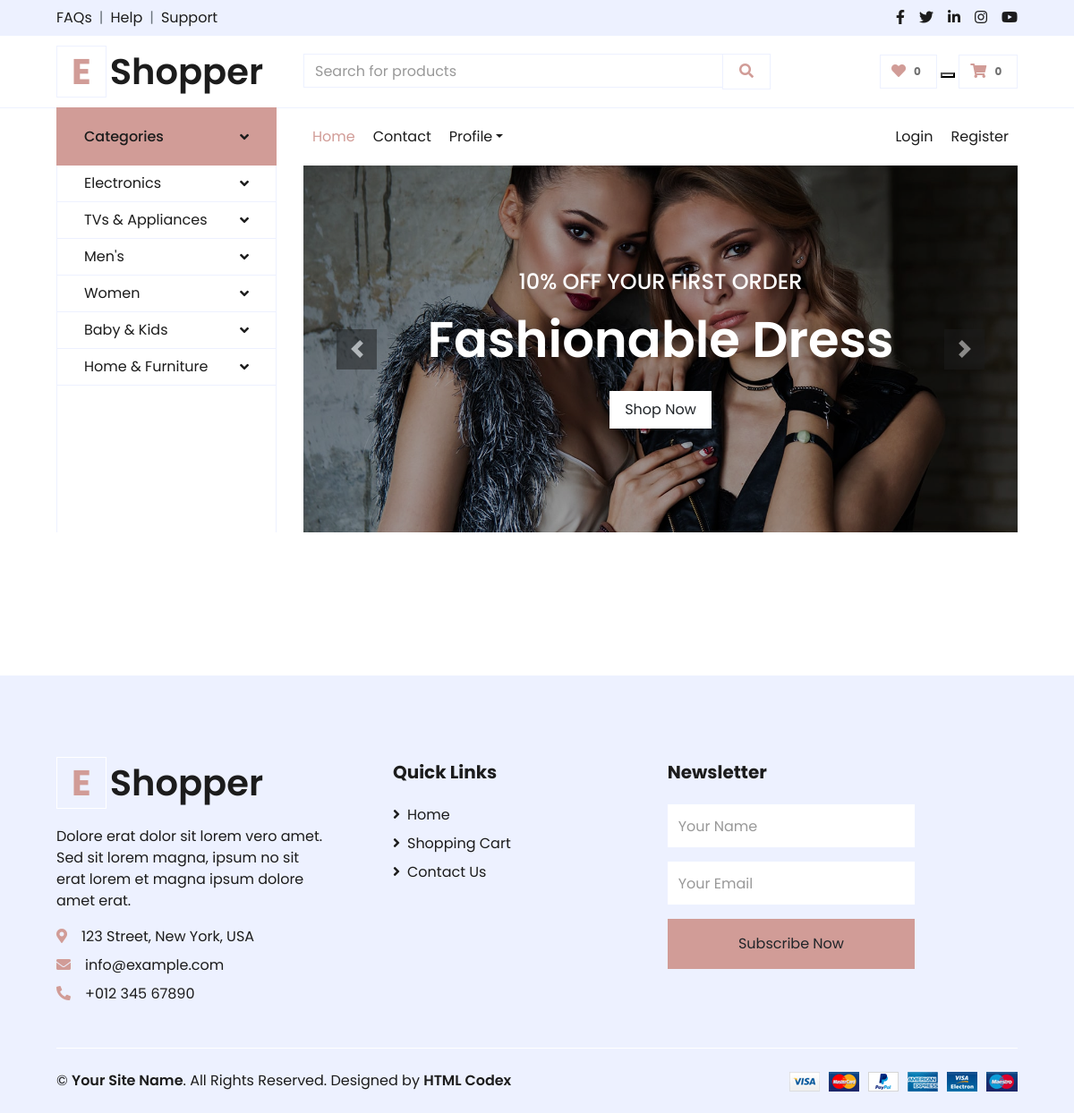
The app's page /search/ with its own data.
### myapp/models.py (models this page shows, shortened)
class Category(models.Model):
    category_name = models.CharField(max_length=255)
    description = models.TextField()
    create_date = models.DateTimeField(auto_now_add=True)
    update_date = models.DateTimeField(auto_now=True)

### myapp/views.py (the view, shortened to what this page needs)
# urls.py: path('search/',views.SearchView.as_view(),name='search'),
class SearchView(View):
    def get(self,request,*args, **kwargs):
        categories = Category.objects.all()
        context = {
                'categories' : categories,
        }
        return render(request, "myapp/search.html",context)

### myapp/templates/myapp/search.html (shortened to what this page needs)
{% extends 'myapp/base.html' %}
{% load static %}
{% block body %}
<div class="container-fluid pt-5">
       <div class="row px-xl-5 pb-3">
       </div>
   </div>
{% endblock body %}

### myapp/templates/myapp/base.html (shortened to what this page needs)
{% load static %}
<!DOCTYPE html>
<html lang="en">
<head>
    <link href="https://cdnjs.cloudflare.com/ajax/libs/font-awesome/5.10.0/css/all.min.css" rel="stylesheet">
    <link href="lib/owlcarousel/assets/owl.carousel.min.css" rel="stylesheet">
    <link href="{% static 'website/css/style.css' %}" rel="stylesheet">
</head>
<body>
    <div class="container-fluid">
        <div class="row bg-secondary py-2 px-xl-5">
            <div class="col-lg-6 d-none d-lg-block">
                <div class="d-inline-flex align-items-center">
                    <a class="text-dark" href="">FAQs</a>
                    <span class="text-muted px-2">|</span>
                    <a class="text-dark" href="">Help</a>
                    <span class="text-muted px-2">|</span>
                    <a class="text-dark" href="">Support</a>
                </div>
            </div>
            <div class="col-lg-6 text-center text-lg-right">
                <div class="d-inline-flex align-items-center">
                    <a class="text-dark px-2" href="">
                        <i class="fab fa-facebook-f"></i>
                    </a>
                    <a class="text-dark px-2" href="">
                        <i class="fab fa-twitter"></i>
                    </a>
                    <a class="text-dark px-2" href="">
                        <i class="fab fa-linkedin-in"></i>
                    </a>
                    <a class="text-dark px-2" href="">
                        <i class="fab fa-instagram"></i>
                    </a>
                    <a class="text-dark pl-2" href="">
                        <i class="fab fa-youtube"></i>
                    </a>
                </div>
            </div>
        </div>
        <div class="row align-items-center py-3 px-xl-5">
            <div class="col-lg-3 d-none d-lg-block">
                <a href="" class="text-decoration-none">
                    <h1 class="m-0 display-5 font-weight-semi-bold"><span class="text-primary font-weight-bold border px-3 mr-1">E</span>Shopper</h1>
                </a>
            </div>
            <div class="col-lg-6 col-6 text-left">
                <form action="/search/" method="post">
                    <div class="input-group">
                        <input type="text" name="search" class="form-control" placeholder="Search for products">
                        <div class="input-group-append">
                            <span class="input-group-text bg-transparent text-primary">
                                <button class=" bg-transparent text-primary border-0 "><i class="fa fa-search"></i>
                            </span>
                        </div>
                    </div>
                </form>
            </div>
            <div class="col-lg-3 col-6 text-right">
                <a href="" class="btn border">
                    <i class="fas fa-heart text-primary"></i>
                    <span class="badge">0</span>
                </a>
                <button></button>
                <a href="{% url 'cart' %}" class="btn border">
                    <i class="fas fa-shopping-cart text-primary"></i>
                    <span class="badge">0</span>
                </a>
            </div>
        </div>
    </div>
    <div class="container-fluid mb-5">
        <div class="row border-top px-xl-5">
            <div class="col-lg-3 d-none d-lg-block">
                <a class="btn shadow-none d-flex align-items-center justify-content-between bg-primary text-white w-100" data-toggle="collapse" href="#navbar-vertical" style="height: 65px; margin-top: -1px; padding: 0 30px;">
                    <h6 class="m-0">Categories</h6>
                    <i class="fa fa-angle-down text-dark"></i>
                </a>
                <nav class="collapse show navbar navbar-vertical navbar-light align-items-start p-0 border border-top-0 border-bottom-0" id="navbar-vertical">
                    <div class="navbar-nav w-100 overflow-hidden" style="height: 410px">
                        {% for cat in categories %}
                        <div class="nav-item dropdown">
                            <a href="#" class="nav-link" data-toggle="dropdown">{{cat.category_name}} <i class="fa fa-angle-down float-right mt-1"></i></a>
                        </div>
                        {% endfor %}
                    </div>
                </nav>
            </div>
            <div class="col-lg-9">
                <nav class="navbar navbar-expand-lg bg-light navbar-light py-3 py-lg-0 px-0">
                    <div class="collapse navbar-collapse justify-content-between" id="navbarCollapse">
                        <div class="navbar-nav mr-auto py-0">
                            <a href="/" class="nav-item nav-link active">Home</a>
                            <a href="contact.html" class="nav-item nav-link">Contact</a>
                            <div class="nav-item dropdown">
                                <a href="#" class="nav-link dropdown-toggle" data-toggle="dropdown">Profile</a>
                            </div>
                        </div>
                        <div class="navbar-nav ml-auto py-0">
                            {% if  not request.user.is_authenticated %}
                            <a href="{% url 'login' %}" class="nav-item nav-link">Login</a>
                            <a href="{% url 'register' %}" class="nav-item nav-link">Register</a>
                            {% endif %}
                        </div>
                    </div>
                </nav>
                <div id="header-carousel" class="carousel slide" data-ride="carousel">
                    <div class="carousel-inner">
                        <div class="carousel-item active" style="height: 410px;">
                            <img class="img-fluid" src="../../static/website/img/carousel-1.jpg" alt="Image">
                            <div class="carousel-caption d-flex flex-column align-items-center justify-content-center">
                                <div class="p-3" style="max-width: 700px;">
                                    <h4 class="text-light text-uppercase font-weight-medium mb-3">10% Off Your First Order</h4>
                                    <h3 class="display-4 text-white font-weight-semi-bold mb-4">Fashionable Dress</h3>
                                    <a href="" class="btn btn-light py-2 px-3">Shop Now</a>
                                </div>
                            </div>
                        </div>
                    </div>
                    <a class="carousel-control-prev" href="#header-carousel" data-slide="prev">
                        <div class="btn btn-dark" style="width: 45px; height: 45px;">
                            <span class="carousel-control-prev-icon mb-n2"></span>
                        </div>
                    </a>
                    <a class="carousel-control-next" href="#header-carousel" data-slide="next">
                        <div class="btn btn-dark" style="width: 45px; height: 45px;">
                            <span class="carousel-control-next-icon mb-n2"></span>
                        </div>
                    </a>
                </div>
            </div>
        </div>
    </div>
    {% block body %}
    {% endblock body %}
    <div class="container-fluid bg-secondary text-dark mt-5 pt-5">
        <div class="row px-xl-5 pt-5">
            <div class="col-lg-4 col-md-12 mb-5 pr-3 pr-xl-5">
                <a href="" class="text-decoration-none">
                    <h1 class="mb-4 display-5 font-weight-semi-bold"><span
                            class="text-primary font-weight-bold border border-white px-3 mr-1">E</span>Shopper</h1>
                </a>
                <p>Dolore erat dolor sit lorem vero amet. Sed sit lorem magna, ipsum no sit erat lorem et magna ipsum
                    dolore amet erat.</p>
                <p class="mb-2"><i class="fa fa-map-marker-alt text-primary mr-3"></i>123 Street, New York, USA</p>
                <p class="mb-2"><i class="fa fa-envelope text-primary mr-3"></i>info@example.com</p>
                <p class="mb-0"><i class="fa fa-phone-alt text-primary mr-3"></i>+012 345 67890</p>
            </div>
            <div class="col-lg-8 col-md-12 ">
                <div class="row">
                    <div class="col-md-5 mb-5 ml-2" >
                        <h5 class="font-weight-bold text-dark mb-4">Quick Links</h5>
                        <div class="d-flex flex-column justify-content-start">
                            <a class="text-dark mb-2" href="/"><i class="fa fa-angle-right mr-2"></i>Home</a>
                            <a class="text-dark mb-2" href="cart"><i class="fa fa-angle-right mr-2"></i>Shopping
                                Cart</a>
                            <a class="text-dark" href="contact"><i class="fa fa-angle-right mr-2"></i>Contact
                                Us</a>
                        </div>
                    </div>
                    <div class="col-md-5 mb-5">
                        <h5 class="font-weight-bold text-dark mb-4">Newsletter</h5>
                        <form action="">
                            <div class="form-group">
                                <input type="text" class="form-control border-0 py-4" placeholder="Your Name"
                                     />
                            </div>
                            <div class="form-group">
                                <input type="email" class="form-control border-0 py-4" placeholder="Your Email"
                                     />
                            </div>
                            <div>
                                <button class="btn btn-primary btn-block border-0 py-3" type="submit">Subscribe
                                    Now</button>
                            </div>
                        </form>
                    </div>
                </div>
            </div>
        </div>
        <div class="row border-top border-light mx-xl-5 py-4">
            <div class="col-md-6 px-xl-0">
                <p class="mb-md-0 text-center text-md-left text-dark">
                    &copy; <a class="text-dark font-weight-semi-bold" href="#">Your Site Name</a>. All Rights Reserved.
                    Designed
                    by
                    <a class="text-dark font-weight-semi-bold" href="https://htmlcodex.com">HTML Codex</a>
                </p>
            </div>
            <div class="col-md-6 px-xl-0 text-center text-md-right">
                <img class="img-fluid" src="img/payments.png" alt="">
            </div>
        </div>
    </div>
</body>
</html>

### records on screen
Category: category_name "Electronics"
Category: category_name "TVs & Appliances"
Category: category_name "Men's"
Category: category_name "Women"
Category: category_name "Baby & Kids"
Category: category_name "Home & Furniture"
